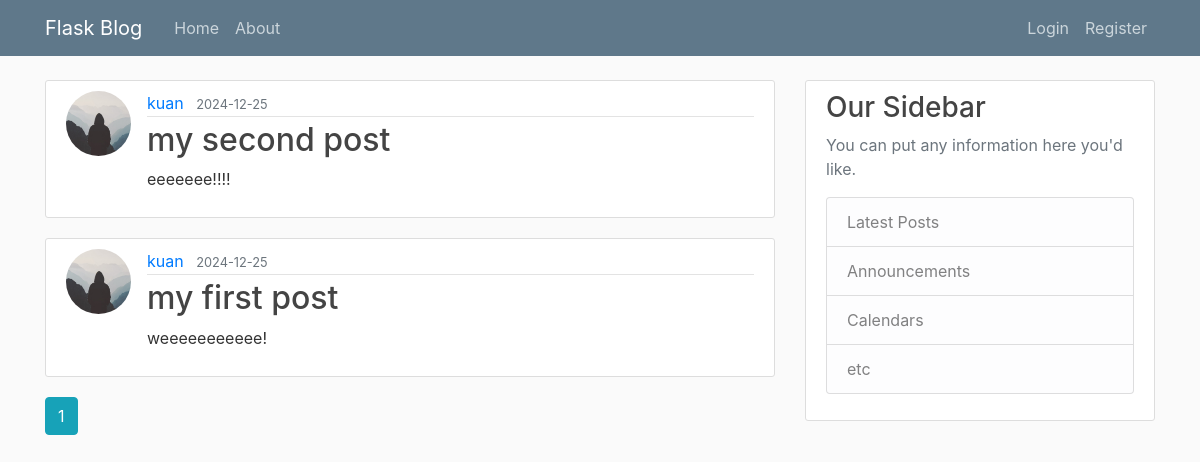
Page /home on the earlier database version.
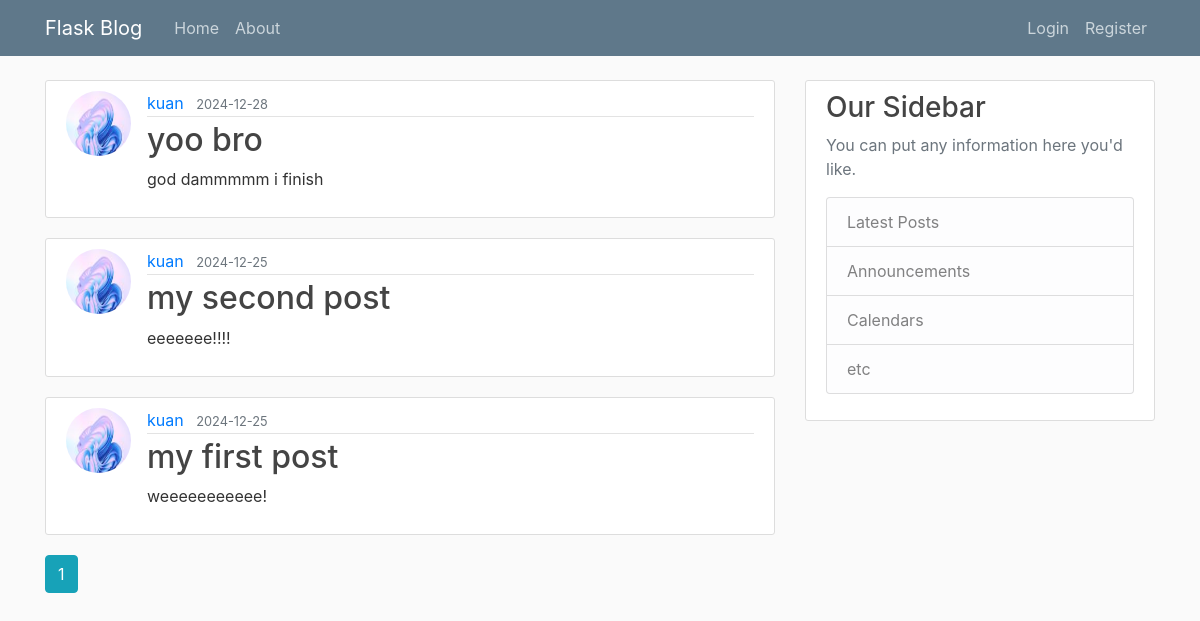
Same page on the later database version.
### flaskblog/models.py (models this page shows, shortened)
class Post(db.Model):
    id = db.Column(db.Integer, primary_key=True)  # 唯一標識符
    title = db.Column(db.String(100), nullable=False)  # 文章標題，不可為空
    date_posted = db.Column(db.DateTime, nullable=False, default=datetime.utcnow)  # 發布日期，預設為當前 UTC 時間
    content = db.Column(db.Text, nullable=False)  # 文章內容，不可為空
    user_id = db.Column(db.Integer, db.ForeignKey('user.id'), nullable=False)  # 外鍵，參照 user 表的 id 欄位

class User(db.Model, UserMixin):
    id = db.Column(db.Integer, primary_key=True)  # 唯一標識符
    username = db.Column(db.String(20), unique=True, nullable=False)  # 用戶名稱，必須唯一且不可為空
    email = db.Column(db.String(120), unique=True, nullable=False)  # 電子郵件，必須唯一且不可為空
    image_file = db.Column(db.String(20), nullable=False, default='default.jpg')  # 頭像圖片，預設為 default.jpg
    password = db.Column(db.String(60), nullable=False)  # 使用哈希加密後的密碼
    posts = db.relationship('Post', backref='author', lazy=True)  # 與文章模型的關聯，一對多關係

### flaskblog/main/routes.py (the view)
@main.route("/")  # 根路徑
@main.route("/home")  # /home 路徑
def home():
    page = request.args.get('page', 1, type=int)
    posts = Post.query.order_by(Post.date_posted.desc()).paginate(page=page, per_page=5)
    return render_template('home.html', posts=posts)

### flaskblog/templates/home.html
{% extends "layout.html" %}
{% block content %}
    {% for post in posts.items %}
        <article class="media content-section">
            <img class="rounded-circle article-img" src="{{ url_for('static', filename='profile_pics/' + post.author.image_file) }}">
            <div class="media-body">
                <div class="article-metadata">
                    <a class="mr-2" href="{{ url_for('users.user_posts', username=post.author.username) }}">{{ post.author.username }}</a>
                    <small class="text-muted">{{ post.date_posted.strftime('%Y-%m-%d') }}</small>
                </div>
                <h2><a class="article-title" href="{{ url_for('posts.post', post_id=post.id) }}">{{ post.title }}</a></h2>
                <p class="article-content">{{ post.content }}</p>
            </div>
        </article>
    {% endfor %}
    {% for page_num in posts.iter_pages(left_edge=1, right_edge=1, left_current=1, right_current=2) %}
        {% if page_num %}
            {% if posts.page == page_num %}
                <a class="btn btn-info mb-4" href="{{ url_for('main.home', page=page_num) }}">{{ page_num }}</a>
            {% else %}
                <a class="btn btn-outline-info mb-4" href="{{ url_for('main.home', page=page_num) }}">{{ page_num }}</a>
            {% endif %}
        {% else %}
            ...
        {% endif %}
    {% endfor %}
{% endblock content %}

### flaskblog/templates/layout.html (shortened to what this page needs)
<!DOCTYPE html>
<html>
<head>
    <link rel="stylesheet" href="https://maxcdn.bootstrapcdn.com/bootstrap/4.0.0/css/bootstrap.min.css"
>
    <link rel="stylesheet" type="text/css" href="{{ url_for('static', filename='main.css') }}">
</head>
<body>
    <header class="site-header">
      <nav class="navbar navbar-expand-md navbar-dark bg-steel fixed-top">
        <div class="container">
          <a class="navbar-brand mr-4" href="/">Flask Blog</a>
          <div class="collapse navbar-collapse" id="navbarToggle">
            <div class="navbar-nav mr-auto">
              <a class="nav-item nav-link" href="{{ url_for('main.home') }}">Home</a>
              <a class="nav-item nav-link" href="{{ url_for('main.about') }}">About</a>
            </div>
            <div class="navbar-nav">
              {% if current_user.is_authenticated %}
                <a class="nav-item nav-link" href="{{ url_for('posts.new_post') }}">New Post</a>
                <a class="nav-item nav-link" href="{{ url_for('users.account') }}">Account</a>
                <a class="nav-item nav-link" href="{{ url_for('users.logout') }}">Logout</a>
              {% else %}
                <a class="nav-item nav-link" href="{{ url_for('users.login') }}">Login</a>
                <a class="nav-item nav-link" href="{{ url_for('users.register') }}">Register</a>
              {% endif %}
            </div>
          </div>
        </div>
      </nav>
    </header>
    <main role="main" class="container">
      <div class="row">
        <div class="col-md-8">
          {% block content %}{% endblock %}
        </div>
        <div class="col-md-4">
          <div class="content-section">
            <h3>Our Sidebar</h3>
            <p class='text-muted'>You can put any information here you'd like.
              <ul class="list-group">
                <li class="list-group-item list-group-item-light">Latest Posts</li>
                <li class="list-group-item list-group-item-light">Announcements</li>
                <li class="list-group-item list-group-item-light">Calendars</li>
                <li class="list-group-item list-group-item-light">etc</li>
              </ul>
            </p>
          </div>
        </div>
      </div>
    </main>
</body>
</html>

### flaskblog/static/main.css (style rules this page uses)
body { background: #fafafa; color: #333333; margin-top: 5rem; }
h1, h2, h3, h4, h5, h6 { color: #444444; }
.bg-steel { background-color: #5f788a; }
.site-header .navbar-nav .nav-link { color: #cbd5db; }
.content-section { background: #ffffff; padding: 10px 20px; border: 1px solid #dddddd; border-radius: 3px; margin-bottom: 20px; }
.article-title { color: #444444; }
.article-content { white-space: pre-line; }
.article-img { height: 65px; width: 65px; margin-right: 16px; }
.article-metadata { padding-bottom: 1px; margin-bottom: 4px; border-bottom: 1px solid #e3e3e3 }

Differences in the rows shown:
added Post: image_file (picture), author.username "kuan", date_posted "2024-12-28", title "yoo bro", content "god dammmmm i finish"
changed through a linked row, Post "my second post": image_file: picture added in place of a placeholder
changed through a linked row, Post "my first post": image_file: picture added in place of a placeholder
